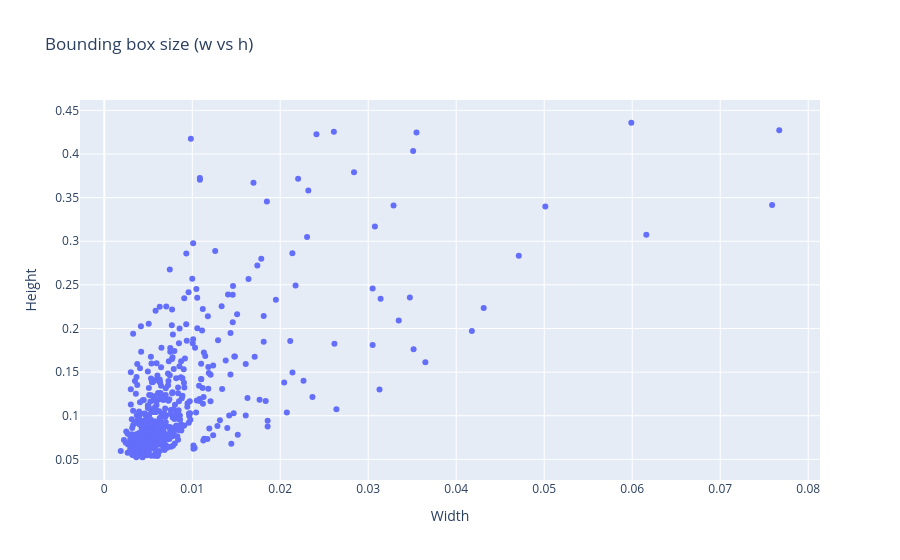

Write notebook code for a chart like this one.
### Code cell
fig = px.scatter(
    x=all_w,
    y=all_h,
    labels={"x": "Width", "y": "Height"},
    title="Bounding box size (w vs h)"
)


fig.show()

### Figure 1 — Plotly figure (JSON) as saved in the notebook; plotly's stock layout.template omitted (floating-point values rounded to 4 significant figures; data arrays with more than 128 entries replaced by an {"elided": "..."} marker saying what was removed)
{"data": [{"hovertemplate": "Width=%{x}<br>Height=%{y}<extra></extra>", "legendgroup": "", "marker": {"color": "#636efa", "symbol": "circle"}, "mode": "markers", "name": "", "orientation": "v", "showlegend": false, "type": "scatter", "x": {"elided": "505 float values"}, "xaxis": "x", "y": {"elided": "505 float values"}, "yaxis": "y"}], "layout": {"legend": {"tracegroupgap": 0}, "title": {"text": "Bounding box size (w vs h)"}, "xaxis": {"anchor": "y", "domain": [0, 1], "title": {"text": "Width"}}, "yaxis": {"anchor": "x", "domain": [0, 1], "title": {"text": "Height"}}}}
